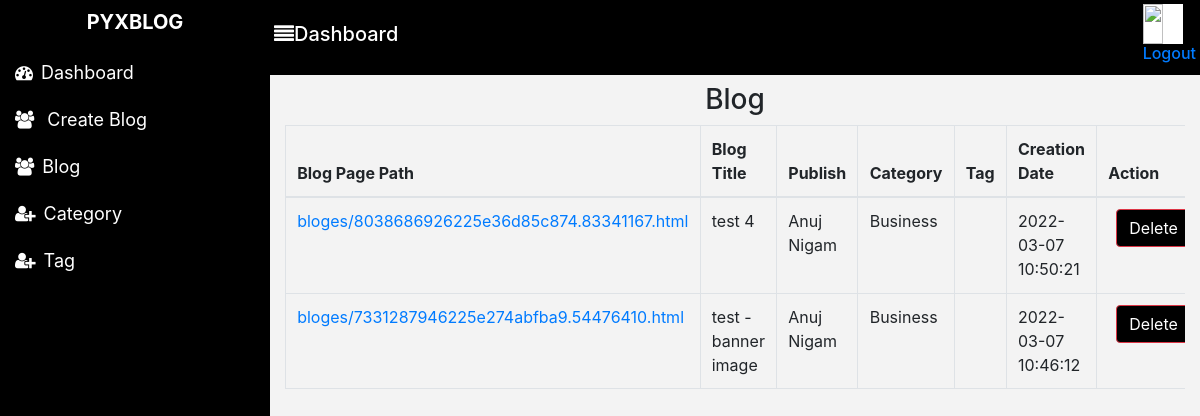
The page /blogdash/blog.php (signed in) on the database its author committed.
### tables this page shows
CREATE TABLE `blog` (
  `blog_id` bigint(20) NOT NULL,
  `blog_title` text NOT NULL,
  `description` longtext NOT NULL,
  `publish` varchar(255) NOT NULL,
  `tag` varchar(255) NOT NULL,
  `category_id` int(11) NOT NULL,
  `bannerimg` varchar(255) NOT NULL,
  `blogname` text NOT NULL,
  `created_date` datetime NOT NULL DEFAULT current_timestamp()
);

CREATE TABLE `blog_category` (
  `cat_id` bigint(20) NOT NULL,
  `cat_name` varchar(255) NOT NULL
);

### blogdash/blog.php (the view, shortened to what this page needs)
<?php
include("../dashboard/connection.php");
if(isset($_SESSION['login_admin'])){
?>
<!DOCTYPE html>
<html>
<head>
    <link rel="stylesheet" href="https://maxcdn.bootstrapcdn.com/bootstrap/4.0.0/css/bootstrap.min.css"
>
    <link rel="stylesheet" href="https://cdnjs.cloudflare.com/ajax/libs/font-awesome/4.7.0/css/font-awesome.min.css">
</head>
<body>
    <?php
    include("sidebar.php");
    ?>
    <div class="content">
        <div class="topbar shadow p-1 mb-2 ">
            <div>
                <h5><span class="fa fa-align-justify" aria-hidden="true"></span>Dashboard</h5>
            </div>
            <div class="user-wrapper">
                <img class="logoimg" src="images/headerlogo.png" width="40px" height="40px">
                <div>
                    <h6><a href="logout.php">Logout</a></h6>
                </div>
            </div>
        </div>
        <div class="main container">
            <div class="text-center">
                <h3>Blog</h3>
            </div>
            <div class="table-responsive">
                <table class="table table-bordered">
                    <thead>
                        <tr>
                            <th scope="col">Blog Page Path</th>
                            <th scope="col">Blog Title</th>
                            <th scope="col">Publish</th>
                            <th scope="col">Category</th>
                            <th scope="col">Tag</th>
                            <th scope="col">Creation Date</th>
                            <th scope="col">Action</th>
                        </tr>
                    </thead>
                    <tbody>
                        <?php
              $sql="select * from blog ORDER BY blog_id DESC";
              $result=mysqli_query($conn,$sql);
               while($row=mysqli_fetch_assoc($result)){
                ?>
                        <tr>
                            <td><a href="<?php echo "../".$row['blogname']; ?>"
                                    target="_blank"><?php echo $row['blogname']; ?></a></td>
                            <td><?php echo substr( $row['blog_title'],0,30); ?></td>
                            <td><?php echo $row['publish']; ?></td>
                            <?php
                   $catid=$row['category_id'] ;
                  $sqlcat="select * from blog_category where cat_id in('$catid') ";
                  $resultcat=mysqli_query($conn,$sqlcat);
                  while($rowcat=mysqli_fetch_assoc($resultcat)){
                ?>
                            <td><?php echo $rowcat['cat_name']; ?></td>
                            <?php }
                  $AllTags="";
                ?>
                            <td><?php echo $AllTags; ?></td>
                            <td scope="col"><?php echo $row['created_date']; ?></td>
                            <td><a
                                    href="blog.php?blogdel=<?php echo $row['blog_id'];?>"
                                    class="btn btn-danger btn1 ml-2">Delete</a></td>
                        </tr>
                        <?php
            } ?>
                    </tbody>
                </table>
            </div>
        </div>
</body>
</html>
<?php }
else{
  header("location: ../login.php");
}?>

### blogdash/blog.php (style rules this page uses)
* { margin: 0; padding: 0; box-sizing: border-box; }
.content { margin-left: 270px; background: #f3f3f3; height: 100vh; }
.topbar { display: flex; justify-content: space-between; align-items: center; background: #000000; color: white; }
.logoimg { vertical-align: middle; border-style: none; background-color: white; width: auto; }
.btn1 { background-color: black; color: white; }
.table td, .table th { padding: 0.70rem !important; }

### rows shown on the page
blog: blogname "bloges/8038686926225e36d85c874.83341167.html", blog_title "test 4", publish "Anuj Nigam", created_date "2022-03-07 10:50:21"
blog_category: cat_name "Business"
blog: blogname "bloges/7331287946225e274abfba9.54476410.html", blog_title "test - banner image", publish "Anuj Nigam", created_date "2022-03-07 10:46:12"
